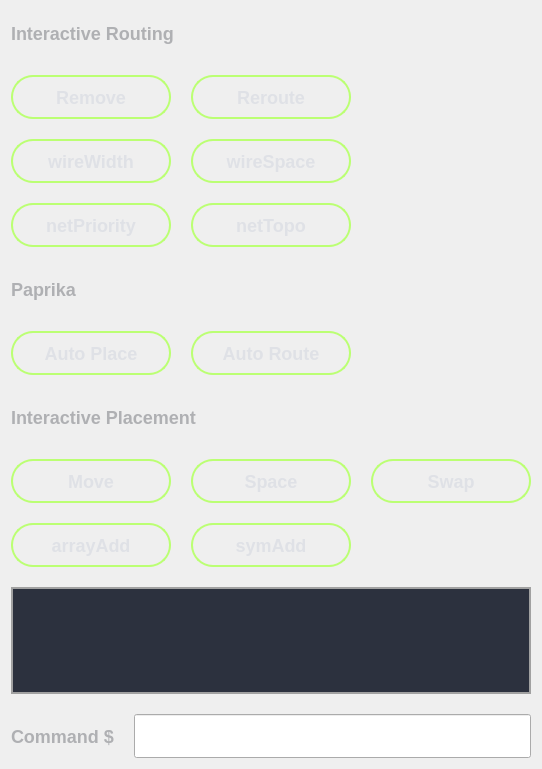
<?xml version="1.0" encoding="UTF-8"?>
<ui version="4.0">
 <class>CommandWidget</class>
 <widget class="QWidget" name="CommandWidget">
  <property name="geometry">
   <rect>
    <x>0</x>
    <y>0</y>
    <width>540</width>
    <height>769</height>
   </rect>
  </property>
  <property name="windowTitle">
   <string>Form</string>
  </property>
  <property name="styleSheet">
   <string notr="true">QPlainTextEdit QScrollBar
{
background:#131720;
}
QPlainTextEdit QScrollBar::handle
{
background:#1167CF;
min-height:50px;
}
QPlainTextEdit QScrollBar::add-line
{
border: none;
background:#131720;
}
QPlainTextEdit QScrollBar::sub-line
{
border:none;
background:#131720;
}
#plainTextEdit_info QScrollBar::add-page
{
background:#131720;
}
QPlainTextEdit QScrollBar::sub-page
{
background:#131720;
}
QPlainTextEdit
{
background: #2c313e;
border:2px solid #a1a1a1;
font-size: 16px;
font-family: &quot;思源黑体 CN Medium&quot;;
font-weight: 500;
color: #ffffff;
selection-background-color: #1167cf;
}
QLabel
{
font-size: 18px;
font-family: &quot;思源黑体 CN Medium&quot;;
font-weight: 500;
color: #AFB0B3;
}
QPushButton{
border: 2px solid #bbff73;
border-radius: 22px;
background-color: qlineargradient(x1:0, y1:0, x2:0, y2:1,
stop:0 #e2ffc6,stop:1 #2A3345);
color: #DFE1E6;
font-size: 18px;
font-family: &quot;思源黑体 CN Medium&quot;;
font-weight: 500;
}
QPushButton:hover{
background: #f5ffe9;
color: #DFE1E6;
font-size: 18px;
font-family: &quot;思源黑体 CN Medium&quot;;
font-weight: 500;
}
.GrayButton:pressed {
background: #5aff3d;
color: #DFE1E6;
font-size: 18px;
font-family: &quot;思源黑体 CN Medium&quot;;
font-weight: 500;
}
QPushButton:disabled {
border: 2px solid #282E3B;
background: qlineargradient(x1:0, y1:0, x2:0, y2:1,
stop:0 #70ff75,stop:1 #6aff49);
color: #5C6069;
font-size: 18px;
font-family: &quot;思源黑体 CN Medium&quot;;
font-weight: 500;
}
* {
    font-family: &quot;思源黑体 CN Medium&quot;;
    font-size:15px;
    /*background-color: #2d2d30;*/
    color: #c7c7c7;
}</string>
  </property>
  <layout class="QVBoxLayout" name="verticalLayout">
   <property name="spacing">
    <number>20</number>
   </property>
   <item>
    <layout class="QGridLayout" name="gridLayout_3">
     <property name="spacing">
      <number>20</number>
     </property>
     <item row="2" column="1">
      <widget class="QPushButton" name="pushButton_wireSpace">
       <property name="minimumSize">
        <size>
         <width>160</width>
         <height>44</height>
        </size>
       </property>
       <property name="text">
        <string>wireSpace</string>
       </property>
      </widget>
     </item>
     <item row="1" column="0">
      <widget class="QPushButton" name="pushButton_remove">
       <property name="minimumSize">
        <size>
         <width>160</width>
         <height>44</height>
        </size>
       </property>
       <property name="text">
        <string>Remove</string>
       </property>
      </widget>
     </item>
     <item row="3" column="0">
      <widget class="QPushButton" name="pushButton_netPriority">
       <property name="minimumSize">
        <size>
         <width>160</width>
         <height>44</height>
        </size>
       </property>
       <property name="text">
        <string>netPriority</string>
       </property>
      </widget>
     </item>
     <item row="1" column="1">
      <widget class="QPushButton" name="pushButton_reroute">
       <property name="minimumSize">
        <size>
         <width>160</width>
         <height>44</height>
        </size>
       </property>
       <property name="text">
        <string>Reroute</string>
       </property>
      </widget>
     </item>
     <item row="3" column="1">
      <widget class="QPushButton" name="pushButton_netTopo">
       <property name="minimumSize">
        <size>
         <width>160</width>
         <height>44</height>
        </size>
       </property>
       <property name="text">
        <string>netTopo</string>
       </property>
      </widget>
     </item>
     <item row="0" column="0" colspan="2">
      <widget class="QLabel" name="label_3">
       <property name="minimumSize">
        <size>
         <width>0</width>
         <height>44</height>
        </size>
       </property>
       <property name="text">
        <string>Interactive Routing</string>
       </property>
      </widget>
     </item>
     <item row="2" column="0">
      <widget class="QPushButton" name="pushButton_wireWidth">
       <property name="minimumSize">
        <size>
         <width>160</width>
         <height>44</height>
        </size>
       </property>
       <property name="text">
        <string>wireWidth</string>
       </property>
      </widget>
     </item>
     <item row="2" column="2">
      <spacer name="horizontalSpacer_2">
       <property name="orientation">
        <enum>Qt::Horizontal</enum>
       </property>
       <property name="sizeHint" stdset="0">
        <size>
         <width>40</width>
         <height>20</height>
        </size>
       </property>
      </spacer>
     </item>
    </layout>
   </item>
   <item>
    <layout class="QGridLayout" name="gridLayout">
     <property name="spacing">
      <number>20</number>
     </property>
     <item row="1" column="0">
      <widget class="QPushButton" name="pushButton_autoPlace">
       <property name="minimumSize">
        <size>
         <width>160</width>
         <height>44</height>
        </size>
       </property>
       <property name="text">
        <string>Auto Place</string>
       </property>
      </widget>
     </item>
     <item row="0" column="0" colspan="2">
      <widget class="QLabel" name="label">
       <property name="minimumSize">
        <size>
         <width>0</width>
         <height>44</height>
        </size>
       </property>
       <property name="text">
        <string>Paprika</string>
       </property>
      </widget>
     </item>
     <item row="1" column="1">
      <widget class="QPushButton" name="pushButton_autoRoute">
       <property name="minimumSize">
        <size>
         <width>160</width>
         <height>44</height>
        </size>
       </property>
       <property name="text">
        <string>Auto Route</string>
       </property>
      </widget>
     </item>
     <item row="1" column="2">
      <spacer name="horizontalSpacer">
       <property name="orientation">
        <enum>Qt::Horizontal</enum>
       </property>
       <property name="sizeHint" stdset="0">
        <size>
         <width>40</width>
         <height>20</height>
        </size>
       </property>
      </spacer>
     </item>
    </layout>
   </item>
   <item>
    <layout class="QGridLayout" name="gridLayout_2">
     <property name="spacing">
      <number>20</number>
     </property>
     <item row="0" column="0" colspan="2">
      <widget class="QLabel" name="label_2">
       <property name="minimumSize">
        <size>
         <width>0</width>
         <height>44</height>
        </size>
       </property>
       <property name="text">
        <string>Interactive Placement</string>
       </property>
      </widget>
     </item>
     <item row="1" column="0">
      <widget class="QPushButton" name="pushButton_move">
       <property name="minimumSize">
        <size>
         <width>160</width>
         <height>44</height>
        </size>
       </property>
       <property name="text">
        <string>Move</string>
       </property>
      </widget>
     </item>
     <item row="1" column="1">
      <widget class="QPushButton" name="pushButton_space">
       <property name="minimumSize">
        <size>
         <width>160</width>
         <height>44</height>
        </size>
       </property>
       <property name="text">
        <string>Space</string>
       </property>
      </widget>
     </item>
     <item row="1" column="2">
      <widget class="QPushButton" name="pushButton_swap">
       <property name="minimumSize">
        <size>
         <width>160</width>
         <height>44</height>
        </size>
       </property>
       <property name="text">
        <string>Swap</string>
       </property>
      </widget>
     </item>
     <item row="2" column="0">
      <widget class="QPushButton" name="pushButton_arrayAdd">
       <property name="minimumSize">
        <size>
         <width>160</width>
         <height>44</height>
        </size>
       </property>
       <property name="text">
        <string>arrayAdd</string>
       </property>
      </widget>
     </item>
     <item row="2" column="1">
      <widget class="QPushButton" name="pushButton_symAdd">
       <property name="minimumSize">
        <size>
         <width>160</width>
         <height>44</height>
        </size>
       </property>
       <property name="text">
        <string>symAdd</string>
       </property>
      </widget>
     </item>
    </layout>
   </item>
   <item>
    <widget class="QPlainTextEdit" name="plainTextEdit"/>
   </item>
   <item>
    <layout class="QHBoxLayout" name="horizontalLayout">
     <item>
      <widget class="QLabel" name="label_4">
       <property name="text">
        <string>Command $</string>
       </property>
      </widget>
     </item>
     <item>
      <widget class="QLineEdit" name="lineEdit">
       <property name="minimumSize">
        <size>
         <width>0</width>
         <height>44</height>
        </size>
       </property>
      </widget>
     </item>
    </layout>
   </item>
  </layout>
 </widget>
 <resources/>
 <connections/>
</ui>
